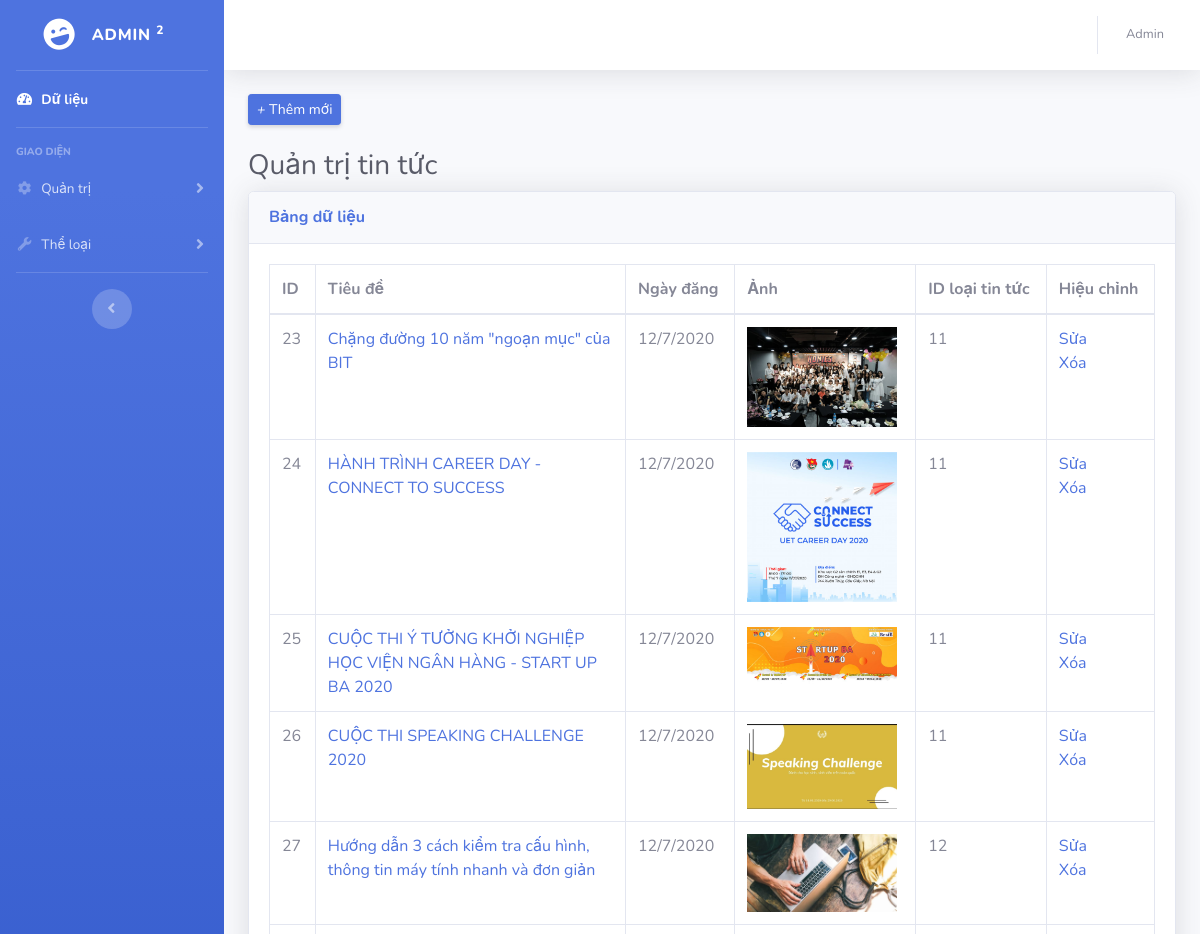
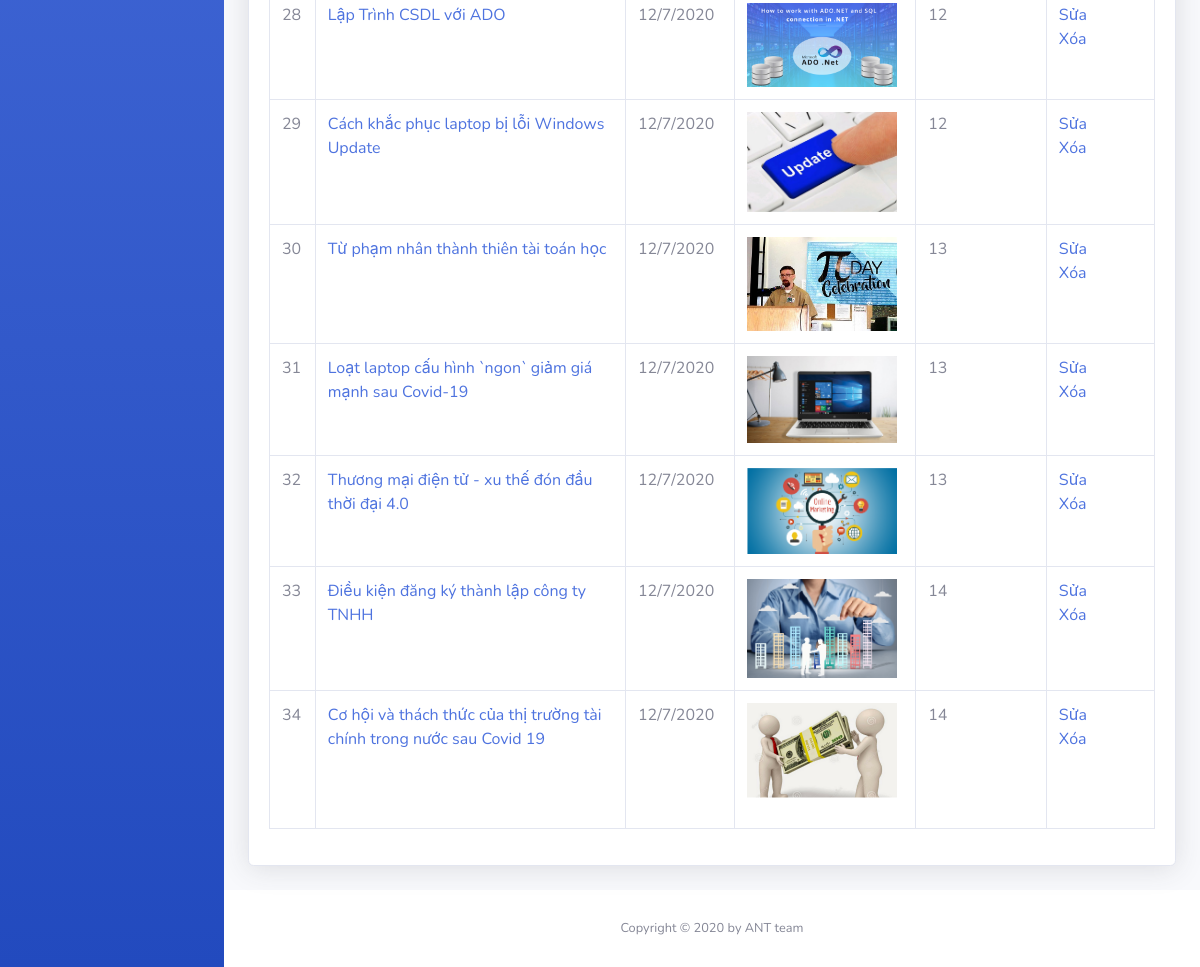
Screenshot of /admin/quan_tri_tin_tuc.php with the database file from the repository (2 pictures, top to bottom).
### tables this page shows
CREATE TABLE `tbl_tin_tuc` (
  `id_tin_tuc` int(50) NOT NULL,
  `id_loai_tin_tuc` int(50) NOT NULL,
  `tieu_de` text NOT NULL,
  `ngay` varchar(50) DEFAULT NULL,
  `noi_dung` varchar(10000) NOT NULL,
  `anh` varchar(50) DEFAULT NULL
);

### admin/quan_tri_tin_tuc.php (the view, shortened to what this page needs)
<!DOCTYPE html>
<html lang="en">
<head>
  <link href="vendor/fontawesome-free/css/all.min.css" rel="stylesheet" type="text/css">
  <link href="css/sb-admin-2.min.css" rel="stylesheet">
</head>
<body id="page-top">
  <div id="wrapper">
    <ul class="navbar-nav bg-gradient-primary sidebar sidebar-dark accordion" id="accordionSidebar">
      <a class="sidebar-brand d-flex align-items-center justify-content-center" href="index.php">
        <div class="sidebar-brand-icon rotate-n-15">
          <i class="fas fa-laugh-wink"></i>
        </div>
        <div class="sidebar-brand-text mx-3"> Admin <sup>2</sup></div>
      </a>
      <hr class="sidebar-divider my-0">
      <li class="nav-item active">
        <a class="nav-link" href="index.php">
          <i class="fas fa-fw fa-tachometer-alt"></i>
          <span>Dữ liệu</span></a>
      </li>
      <hr class="sidebar-divider">
      <div class="sidebar-heading">
        Giao diện
      </div>
      <li class="nav-item">
        <a class="nav-link collapsed" href="#" data-toggle="collapse" data-target="#collapseTwo" aria-expanded="true" aria-controls="collapseTwo">
          <i class="fas fa-fw fa-cog"></i>
          <span>Quản trị</span>
        </a>
      </li>
      <li class="nav-item">
        <a class="nav-link collapsed" href="#" data-toggle="collapse" data-target="#collapseUtilities" aria-expanded="true" aria-controls="collapseUtilities">
          <i class="fas fa-fw fa-wrench"></i>
          <span>Thể loại</span>
        </a>
      </li>
      <hr class="sidebar-divider d-none d-md-block">
      <div class="text-center d-none d-md-inline">
        <button class="rounded-circle border-0" id="sidebarToggle"></button>
      </div>
    </ul>
    <div id="content-wrapper" class="d-flex flex-column">
      <div id="content">
        <nav class="navbar navbar-expand navbar-light bg-white topbar mb-4 static-top shadow">
          <ul class="navbar-nav ml-auto">
            <li class="nav-item dropdown no-arrow">
              <a class="nav-link dropdown-toggle" href="#" id="userDropdown" role="button" data-toggle="dropdown" aria-haspopup="true" aria-expanded="false">
                <span class="mr-2 d-none d-lg-inline text-gray-600 small">Admin</span>
              </a>
            </li>
          </ul>
        </nav>
       <div class="container-fluid">
        <div class="d-sm-flex align-items-center justify-content-between mb-4">
          <a href="./them/them_tin_tuc.php" class="d-none d-sm-inline-block btn btn-sm btn-primary shadow-sm"><i>+</i> Thêm mới</a>
        </div>
        <h1 class="h3 mb-2 text-gray-800">Quản trị tin tức</h1>
        <div class="card shadow mb-4">
          <div class="card-header py-3">
            <h6 class="m-0 font-weight-bold text-primary">Bảng dữ liệu</h6>
          </div>
          <div class="card-body">
            <div class="table-responsive">
              <table class="table table-bordered" id="dataTable" width="100%" cellspacing="0">
                <thead>
                  <tr>
                    <th>ID</th>
                    <th>Tiêu đề</th>
                    <th>Ngày đăng</th>
                    <th>Ảnh</th>
                    <th>ID loại tin tức</th>
                    <th>Hiệu chỉnh</th>
                  </tr>
                </thead>
                <tbody>
                <?php
						  $host_name="localhost";
$user_name="root";
$password="";
$db_name="bit_db";
							$ket_noi=mysqli_connect($host_name, $user_name, $password, $db_name);
							$query="SELECT * FROM tbl_tin_tuc";
							$noi_dung=mysqli_query($ket_noi, $query);
							while($row=mysqli_fetch_array($noi_dung)){
					?>
                  <tr>
                    <td><?php echo $row['id_tin_tuc']?></td>
                    <td style="max-width: 300px;"><a href="../news/tin_tuc_chi_tiet.php?id=<?php echo $row['id_tin_tuc']?>"><?php echo $row['tieu_de']?></a> </td>
                    <td><?php echo $row['ngay']?></td>
                    <td><img style="width: 150px;" src="../img/tin_tuc/<?php echo $row['anh']?>"></td>
                    <td><?php echo $row['id_loai_tin_tuc']?></td>
                    <td>
                       <a href="./sua/sua_tin_tuc.php?id=<?php echo $row['id_tin_tuc']?>">Sửa</a> <br>
                       <a href="./xoa/xoa_tin_tuc_delete.php?id=<?php echo $row['id_tin_tuc']?>">Xóa</a>
                    </td>
                  </tr>
              <?php }?>
                </tbody>
              </table>
            </div>
          </div>
        </div>
      </div>
      </div>
      <footer class="sticky-footer bg-white">
        <div class="container my-auto">
          <div class="copyright text-center my-auto">
            <span>Copyright © 2020 by ANT team</span>
          </div>
        </div>
      </footer>
    </div>
  </div>
</body>
</html>

### rows the page displays
tbl_tin_tuc: id_tin_tuc "23", tieu_de "Chặng đường 10 năm \"ngoạn mục\" của BIT", ngay "12/7/2020", anh (picture), id_loai_tin_tuc "11"
tbl_tin_tuc: id_tin_tuc "24", tieu_de "HÀNH TRÌNH CAREER DAY - CONNECT TO SUCCESS", ngay "12/7/2020", anh (picture), id_loai_tin_tuc "11"
tbl_tin_tuc: id_tin_tuc "25", tieu_de "CUỘC THI Ý TƯỞNG KHỞI NGHIỆP HỌC VIỆN NGÂN HÀNG - START UP BA 2020", ngay "12/7/2020", anh (picture), id_loai_tin_tuc "11"
tbl_tin_tuc: id_tin_tuc "26", tieu_de "CUỘC THI SPEAKING CHALLENGE 2020", ngay "12/7/2020", anh (picture), id_loai_tin_tuc "11"
tbl_tin_tuc: id_tin_tuc "27", tieu_de "Hướng dẫn 3 cách kiểm tra cấu hình, thông tin máy tính nhanh và đơn giản", ngay "12/7/2020", anh (picture), id_loai_tin_tuc "12"
tbl_tin_tuc: id_tin_tuc "28", tieu_de "Lập Trình CSDL với ADO", ngay "12/7/2020", anh (picture), id_loai_tin_tuc "12"
tbl_tin_tuc: id_tin_tuc "29", tieu_de "Cách khắc phục laptop bị lỗi Windows Update", ngay "12/7/2020", anh (picture), id_loai_tin_tuc "12"
tbl_tin_tuc: id_tin_tuc "30", tieu_de "Từ phạm nhân thành thiên tài toán học", ngay "12/7/2020", anh (picture), id_loai_tin_tuc "13"
tbl_tin_tuc: id_tin_tuc "31", tieu_de "Loạt laptop cấu hình `ngon` giảm giá mạnh sau Covid-19", ngay "12/7/2020", anh (picture), id_loai_tin_tuc "13"
tbl_tin_tuc: id_tin_tuc "32", tieu_de "Thương mại điện tử - xu thế đón đầu thời đại 4.0", ngay "12/7/2020", anh (picture), id_loai_tin_tuc "13"
tbl_tin_tuc: id_tin_tuc "33", tieu_de "Điều kiện đăng ký thành lập công ty TNHH", ngay "12/7/2020", anh (picture), id_loai_tin_tuc "14"
tbl_tin_tuc: id_tin_tuc "34", tieu_de "Cơ hội và thách thức của thị trường tài chính trong nước sau Covid 19", ngay "12/7/2020", anh (picture), id_loai_tin_tuc "14"
